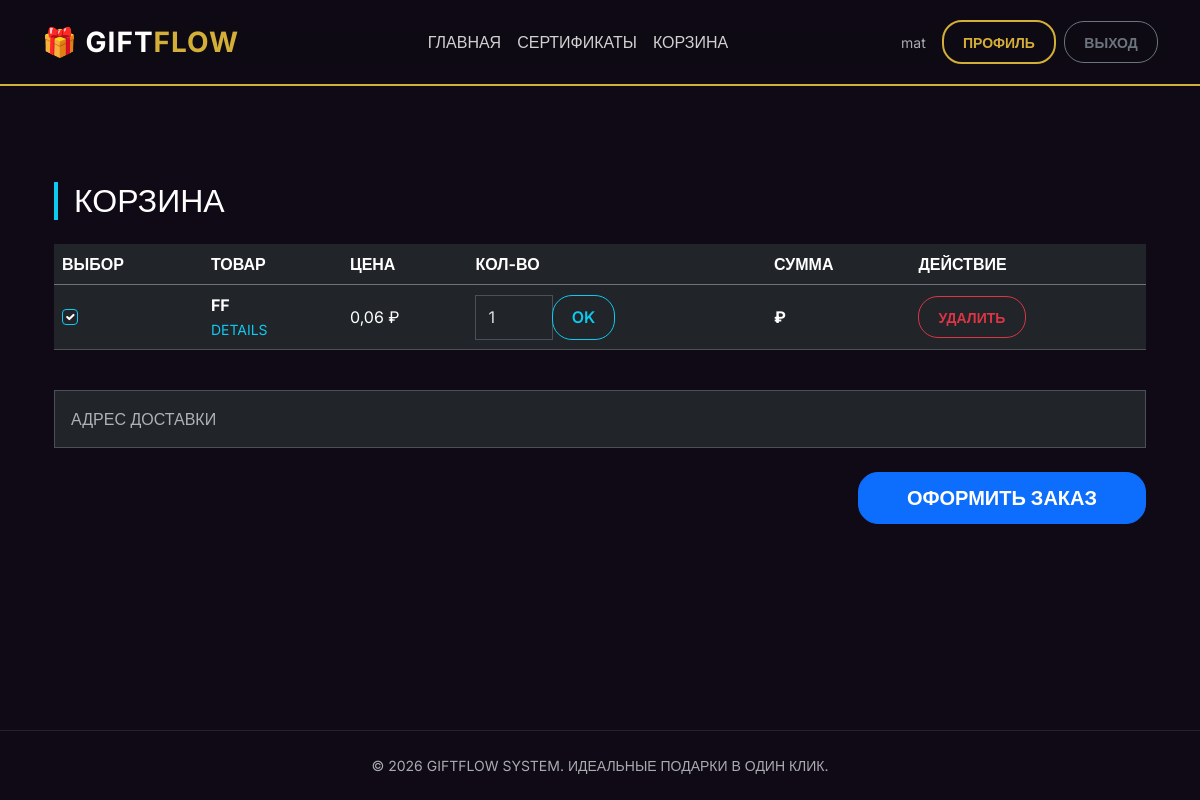
The app's page /cart/ (signed in) with its own data.
### shop/models.py (models this page shows, shortened)
class CartItem(models.Model):
    cart = models.ForeignKey(Cart, on_delete=models.CASCADE, related_name="cart_items", verbose_name="Корзина")
    product = models.ForeignKey('Product', on_delete=models.CASCADE, verbose_name="Товар")
    quantity = models.PositiveIntegerField(default=1, verbose_name="Количество")
    def item_total_price(self):
        return self.product.price * self.quantity
    class Meta:
        verbose_name = "Элемент корзины"
        verbose_name_plural = "Элементы корзины"

class Product(models.Model):
    name = models.CharField(max_length=200, verbose_name="Название товара")
    description = models.TextField(verbose_name="Описание")
    photo = models.ImageField(
        upload_to='products/',
        blank=True,
        null=True,
        verbose_name="Фото"
    )
    price = models.DecimalField(
        max_digits=10,
        decimal_places=2,
        validators=[MinValueValidator(0)],
        verbose_name="Цена"
    )
    stock = models.IntegerField(
        validators=[MinValueValidator(0)],
        verbose_name="Количество на складе"
    )
    category = models.ForeignKey(Category, on_delete=models.CASCADE, verbose_name="Категория")
    manufacturer = models.ForeignKey(Manufacturer, on_delete=models.CASCADE, verbose_name="Производитель")

### shop/views.py (the view)
# urls.py: path('cart/', views.cart_view, name='cart'),
@login_required
def cart_view(request):
    cart, _ = Cart.objects.get_or_create(user=request.user)
    items = cart.cart_items.select_related('product').all()
    return render(request, 'cart.html', {
        'cart': cart,
        'cart_items': items,
        'total_price': cart.total_price
    })

### shop/models.py (called while the page is built)
    @property
    def total_price(self):
        return sum(item.item_total_price() for item in self.cart_items.all())

### shop/templates/cart.html (shortened to what this page needs)
{% extends 'base.html' %}
{% load static %}
{% block content %}
<div class="container py-5">
    <h2 class="mb-4 border-start border-info border-4 ps-3">КОРЗИНА</h2>
    {% if cart_items %}
        <form method="post" action="{% url 'shop:checkout' %}">
            <div class="table-responsive">
                <table class="table table-dark table-hover align-middle">
                    <thead class="border-secondary">
                        <tr>
                            <th>ВЫБОР</th>
                            <th>ТОВАР</th>
                            <th>ЦЕНА</th>
                            <th>КОЛ-ВО</th>
                            <th>СУММА</th>
                            <th>ДЕЙСТВИЕ</th>
                        </tr>
                    </thead>
                    <tbody>
                        {% for item in cart_items %}
                        <tr>
                            <td><input type="checkbox" name="items" value="{{ item.id }}" checked class="form-check-input bg-dark border-info"></td>
                            <td>
                                <strong class="text-uppercase">{{ item.product.name }}</strong><br>
                                <a href="{% url 'shop:product_detail' item.product.id %}" class="text-info text-decoration-none small">DETAILS</a>
                            </td>
                            <td>{{ item.product.price }} ₽</td>
                            <td>
                                <div class="input-group" style="width: 140px;">
                                    <input type="number" name="quantity" class="form-control rounded-0" value="{{ item.quantity }}" min="1" max="{{ item.product.stock }}">
                                    <button type="submit" formaction="{% url 'shop:update_cart' item.id %}" class="btn btn-outline-info rounded-0">OK</button>
                                </div>
                            </td>
                            <td><strong>{{ item.total_price }} ₽</strong></td>
                            <td>
                                <a href="{% url 'shop:remove_from_cart' item.id %}" class="btn btn-outline-danger btn-sm rounded-0" onclick="return confirm('Удалить?')">УДАЛИТЬ</a>
                            </td>
                        </tr>
                        {% endfor %}
                    </tbody>
                </table>
            </div>
            <div class="my-4">
                <input type="text" name="address" class="form-control rounded-0 p-3" placeholder="АДРЕС ДОСТАВКИ" required>
            </div>
            <div class="text-end">
                <button type="submit" class="btn btn-primary btn-lg rounded-0 px-5">ОФОРМИТЬ ЗАКАЗ</button>
            </div>
        </form>
    {% else %}
        <div class="text-center py-5 border border-secondary border-dashed">
            <p class="fs-4 text-muted text-uppercase">Корзина пуста</p>
            <a href="{% url 'shop:catalog' %}" class="btn btn-outline-info rounded-0">В КАТАЛОГ</a>
        </div>
    {% endif %}
</div>
{% endblock %}

### shop/templates/base.html (shortened to what this page needs)
{% load static %}
<!DOCTYPE html>
<html lang="ru" data-bs-theme="dark">
<head>
    <link href="https://cdn.jsdelivr.net/npm/bootstrap@5.3.3/dist/css/bootstrap.min.css" rel="stylesheet">
</head>
<body class="d-flex flex-column min-vh-100">
    <header class="navbar navbar-expand-lg sticky-top">
        <div class="container py-2">
            <a class="navbar-brand fw-bold fs-3" href="{% url 'shop:home' %}">
                🎁 <span class="text-white">GIFT</span>FLOW
            </a>
            <div class="collapse navbar-collapse" id="mainNav">
                <ul class="navbar-nav mx-auto">
                    <li class="nav-item"><a class="nav-link" href="{% url 'shop:home' %}">ГЛАВНАЯ</a></li>
                    <li class="nav-item"><a class="nav-link" href="{% url 'shop:product_list' %}">СЕРТИФИКАТЫ</a></li>
                    <li class="nav-item"><a class="nav-link" href="{% url 'shop:cart' %}">КОРЗИНА</a></li>
                </ul>
                <div class="d-flex align-items-center gap-2">
                    {% if user.is_authenticated %}
                        <span class="text-muted small me-2">{{ user.username }}</span>
                        <a href="{% url 'shop:profile' %}" class="btn btn-outline-gold btn-sm">ПРОФИЛЬ</a>
                        <form action="{% url 'shop:logout' %}" method="post">
                            <button type="submit" class="btn btn-outline-secondary btn-sm">ВЫХОД</button>
                        </form>
                    {% else %}
                        <a class="btn btn-outline-gold btn-sm" href="{% url 'shop:login' %}">ВОЙТИ</a>
                        <a class="btn btn-outline-gold btn-sm" href="{% url 'shop:register' %}">РЕГИСТРАЦИЯ</a>
                    {% endif %}
                </div>
            </div>
        </div>
    </header>
    <main class="container flex-grow-1 py-5">
        {% block content %}{% endblock %}
    </main>
    <footer class="py-4 mt-5 border-top border-dark">
        <div class="container text-center text-muted">
            <p class="small mb-0">&copy; 2026 GIFTFLOW SYSTEM. ИДЕАЛЬНЫЕ ПОДАРКИ В ОДИН КЛИК.</p>
        </div>
    </footer>
</body>
</html>

### shop/templates/base.html (style rules this page uses)
:root { --gold: #d4af37; --deep-purple: #1a0b2e; --bg-dark: #0f0a15; }
body { font-family: 'Inter', sans-serif; background-color: var(--bg-dark); color: #fff; }
.navbar { background: rgba(15, 10, 21, 0.9) !important; backdrop-filter: blur(15px); border-bottom: 2px solid var(--gold); }
.navbar-brand { color: var(--gold) !important; letter-spacing: 1px; }
.nav-link { font-weight: 500; color: #d1d1d1 !important; transition: 0.3s; }
.btn { border-radius: 20px !important; font-weight: 600; padding: 0.6rem 1.2rem; transition: 0.3s; }
.btn-outline-gold { border: 2px solid var(--gold); color: var(--gold); }

### records on screen
CartItem: product.name "FF", product.price "0,06", quantity "1"

### other values on screen
{{ user.username }} "mat"
